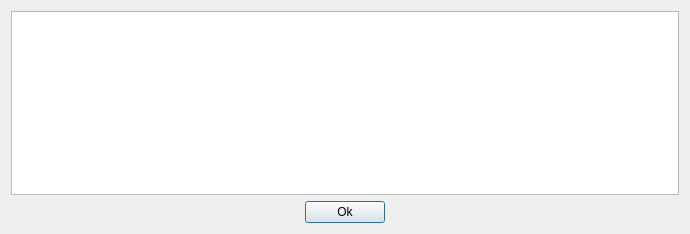
<?xml version="1.0" encoding="UTF-8"?>
<ui version="4.0">
 <class>QMostraErrore</class>
 <widget class="QDialog" name="QMostraErrore">
  <property name="windowModality">
   <enum>Qt::WindowModal</enum>
  </property>
  <property name="geometry">
   <rect>
    <x>0</x>
    <y>0</y>
    <width>690</width>
    <height>234</height>
   </rect>
  </property>
  <property name="windowTitle">
   <string>Dialog</string>
  </property>
  <layout class="QVBoxLayout" name="verticalLayout">
   <item>
    <widget class="QListWidget" name="listWidget">
     <property name="font">
      <font>
       <pointsize>14</pointsize>
       <italic>true</italic>
      </font>
     </property>
    </widget>
   </item>
   <item>
    <layout class="QHBoxLayout" name="horizontalLayout">
     <item>
      <spacer name="horizontalSpacer">
       <property name="orientation">
        <enum>Qt::Horizontal</enum>
       </property>
       <property name="sizeHint" stdset="0">
        <size>
         <width>40</width>
         <height>20</height>
        </size>
       </property>
      </spacer>
     </item>
     <item>
      <widget class="QPushButton" name="ButtonOk">
       <property name="text">
        <string>Ok</string>
       </property>
      </widget>
     </item>
     <item>
      <spacer name="horizontalSpacer_2">
       <property name="orientation">
        <enum>Qt::Horizontal</enum>
       </property>
       <property name="sizeHint" stdset="0">
        <size>
         <width>40</width>
         <height>20</height>
        </size>
       </property>
      </spacer>
     </item>
    </layout>
   </item>
  </layout>
 </widget>
 <resources/>
 <connections/>
</ui>
